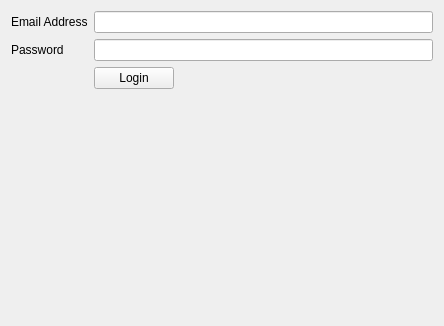
<?xml version="1.0" encoding="UTF-8"?>
<ui version="4.0">
 <class>Login_Form</class>
 <widget class="QWidget" name="Login_Form">
  <property name="geometry">
   <rect>
    <x>0</x>
    <y>0</y>
    <width>444</width>
    <height>326</height>
   </rect>
  </property>
  <property name="windowTitle">
   <string>Login</string>
  </property>
  <layout class="QFormLayout" name="formLayout">
   <item row="0" column="0">
    <widget class="QLabel" name="email_label">
     <property name="text">
      <string>Email Address</string>
     </property>
    </widget>
   </item>
   <item row="0" column="1">
    <widget class="QLineEdit" name="email_line_edit"/>
   </item>
   <item row="1" column="0">
    <widget class="QLabel" name="password_label">
     <property name="text">
      <string>Password</string>
     </property>
    </widget>
   </item>
   <item row="1" column="1">
    <widget class="QLineEdit" name="password_line_edit">
     <property name="echoMode">
      <enum>QLineEdit::Password</enum>
     </property>
    </widget>
   </item>
   <item row="2" column="1">
    <widget class="QPushButton" name="btn_login">
     <property name="sizePolicy">
      <sizepolicy hsizetype="Fixed" vsizetype="Fixed">
       <horstretch>0</horstretch>
       <verstretch>0</verstretch>
      </sizepolicy>
     </property>
     <property name="text">
      <string>Login</string>
     </property>
    </widget>
   </item>
  </layout>
 </widget>
 <resources/>
 <connections/>
</ui>
